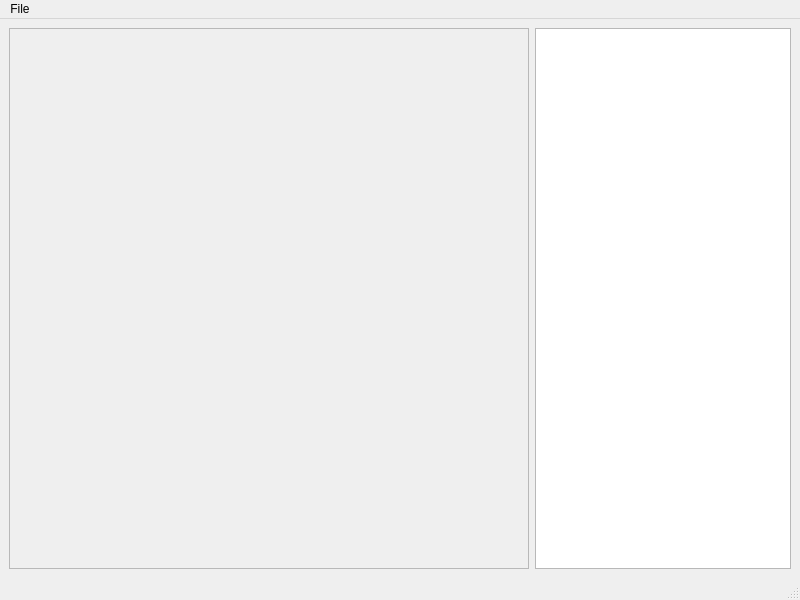
<?xml version="1.0" encoding="UTF-8"?>
<ui version="4.0">
 <class>MainWindow</class>
 <widget class="QMainWindow" name="MainWindow">
  <property name="geometry">
   <rect>
    <x>0</x>
    <y>0</y>
    <width>800</width>
    <height>600</height>
   </rect>
  </property>
  <property name="windowTitle">
   <string>MainWindow</string>
  </property>
  <widget class="QWidget" name="centralwidget">
   <layout class="QGridLayout" name="gridLayout" columnstretch="0,2,0">
    <item row="0" column="1">
     <widget class="QFrame" name="frame">
      <property name="sizePolicy">
       <sizepolicy hsizetype="Expanding" vsizetype="Expanding">
        <horstretch>0</horstretch>
        <verstretch>0</verstretch>
       </sizepolicy>
      </property>
      <property name="frameShape">
       <enum>QFrame::StyledPanel</enum>
      </property>
      <property name="frameShadow">
       <enum>QFrame::Raised</enum>
      </property>
     </widget>
    </item>
    <item row="0" column="2">
     <widget class="QListView" name="listView"/>
    </item>
   </layout>
  </widget>
  <widget class="QMenuBar" name="menubar">
   <property name="geometry">
    <rect>
     <x>0</x>
     <y>0</y>
     <width>800</width>
     <height>19</height>
    </rect>
   </property>
   <widget class="QMenu" name="menuFile">
    <property name="title">
     <string>File</string>
    </property>
    <addaction name="actionOpen_Trace"/>
   </widget>
   <addaction name="menuFile"/>
  </widget>
  <widget class="QStatusBar" name="statusbar"/>
  <action name="actionOpen_Trace">
   <property name="text">
    <string>Open Trace</string>
   </property>
   <property name="shortcut">
    <string>Ctrl+O</string>
   </property>
  </action>
 </widget>
 <resources/>
 <connections/>
</ui>
